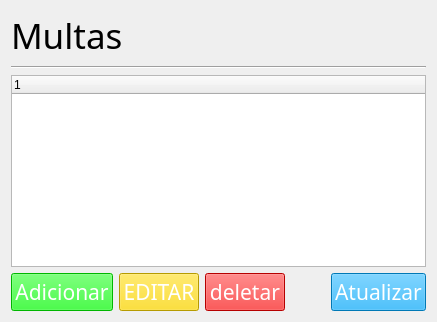
      <widget class="QWidget" name="pg_multa">
       <layout class="QVBoxLayout" name="verticalLayout_10">
        <item>
         <layout class="QVBoxLayout" name="vl_titulo_17">
          <item>
           <widget class="QLabel" name="labelTitulo_17">
            <property name="font">
             <font>
              <family>Bebas Neue</family>
              <pointsize>26</pointsize>
             </font>
            </property>
            <property name="text">
             <string>Multas</string>
            </property>
           </widget>
          </item>
          <item>
           <widget class="Line" name="line_17">
            <property name="orientation">
             <enum>Qt::Horizontal</enum>
            </property>
           </widget>
          </item>
         </layout>
        </item>
        <item>
         <widget class="QTreeWidget" name="tabelaMulta">
          <column>
           <property name="text">
            <string notr="true">1</string>
           </property>
          </column>
         </widget>
        </item>
        <item>
         <layout class="QHBoxLayout" name="hl_botoes_16">
          <item>
           <widget class="QPushButton" name="adicionarMulta">
            <property name="sizePolicy">
             <sizepolicy hsizetype="Minimum" vsizetype="Fixed">
              <horstretch>0</horstretch>
              <verstretch>0</verstretch>
             </sizepolicy>
            </property>
            <property name="minimumSize">
             <size>
              <width>80</width>
              <height>0</height>
             </size>
            </property>
            <property name="font">
             <font>
              <family>Bebas Neue</family>
              <pointsize>16</pointsize>
             </font>
            </property>
            <property name="styleSheet">
             <string notr="true">color: rgb(255, 255, 255);
background-color: rgb(0, 255, 0);
border-color: transparent;</string>
            </property>
            <property name="text">
             <string>Adicionar</string>
            </property>
           </widget>
          </item>
          <item>
           <widget class="QPushButton" name="editarMulta">
            <property name="sizePolicy">
             <sizepolicy hsizetype="Minimum" vsizetype="Fixed">
              <horstretch>0</horstretch>
              <verstretch>0</verstretch>
             </sizepolicy>
            </property>
            <property name="minimumSize">
             <size>
              <width>80</width>
              <height>0</height>
             </size>
            </property>
            <property name="font">
             <font>
              <family>Bebas Neue</family>
              <pointsize>16</pointsize>
             </font>
            </property>
            <property name="styleSheet">
             <string notr="true">color: rgb(255, 255, 255);
background-color: rgb(255, 217, 0);
border-color: transparent;</string>
            </property>
            <property name="text">
             <string>EDITAR</string>
            </property>
           </widget>
          </item>
          <item>
           <widget class="QPushButton" name="deletarMulta">
            <property name="sizePolicy">
             <sizepolicy hsizetype="Minimum" vsizetype="Fixed">
              <horstretch>0</horstretch>
              <verstretch>0</verstretch>
             </sizepolicy>
            </property>
            <property name="minimumSize">
             <size>
              <width>80</width>
              <height>0</height>
             </size>
            </property>
            <property name="font">
             <font>
              <family>Bebas Neue</family>
              <pointsize>16</pointsize>
             </font>
            </property>
            <property name="styleSheet">
             <string notr="true">color: rgb(255, 255, 255);
background-color: rgb(255, 0, 0);
border-color: transparent;</string>
            </property>
            <property name="text">
             <string>deletar</string>
            </property>
            <property name="flat">
             <bool>false</bool>
            </property>
           </widget>
          </item>
          <item>
           <spacer name="espH_16">
            <property name="orientation">
             <enum>Qt::Horizontal</enum>
            </property>
            <property name="sizeType">
             <enum>QSizePolicy::Expanding</enum>
            </property>
            <property name="sizeHint" stdset="0">
             <size>
              <width>40</width>
              <height>20</height>
             </size>
            </property>
           </spacer>
          </item>
          <item>
           <widget class="QPushButton" name="atualizarMulta">
            <property name="sizePolicy">
             <sizepolicy hsizetype="Minimum" vsizetype="Fixed">
              <horstretch>0</horstretch>
              <verstretch>0</verstretch>
             </sizepolicy>
            </property>
            <property name="minimumSize">
             <size>
              <width>80</width>
              <height>0</height>
             </size>
            </property>
            <property name="font">
             <font>
              <family>Bebas Neue</family>
              <pointsize>16</pointsize>
             </font>
            </property>
            <property name="styleSheet">
             <string notr="true">color: rgb(255, 255, 255);
background-color: rgb(0, 170, 255);
border-color: transparent;</string>
            </property>
            <property name="text">
             <string>Atualizar</string>
            </property>
           </widget>
          </item>
         </layout>
        </item>
       </layout>
      </widget>
